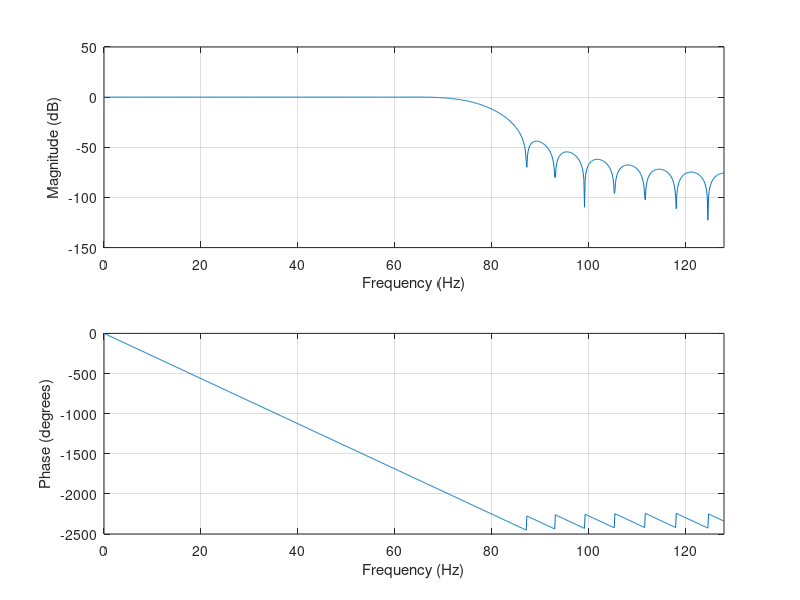

MATLAB code for this plot:
clc;
clear all
close all

%%%%%%%%%%%%%%%%%%%%%%%%%%%%%%%%
%Filtro FIR, Ventana Hanning, Tipo I

N=41;
fc=0.3;
w=2*pi*fc;

h=[zeros(1,20)];
hf=[zeros(1,N)];
ho=2*fc;
 
for n = 1:20
  wn= 0.5 + (0.5*cos((2*pi*n)/N));
  h(n)=(2*fc)*(sin(n*w)/(n*w))*wn;
end

hf=[fliplr(h) ho h]
hf;
n=1:41;
stem(n,hf);
freqz(hf,1,1000,256)
save hf.mat hf
